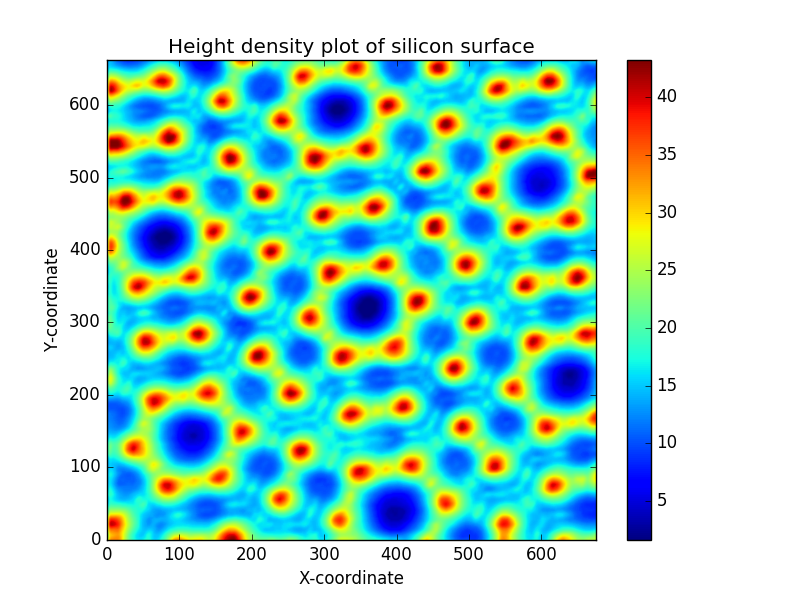

Write the Python code that produced this figure.
#########################################################################################
#	Computational Physics HW3 Problem 1
#	
#	This program reads from  stm.txt, which contains height values of a silicon surface, 
# 	and creates a density plot. 
#
#
#	Written by Jacqueline Antwi-Danso 02/17
#########################################################################################
from numpy import loadtxt
from pylab import imshow, show, colorbar, title, xlabel, ylabel

#read from txt file 
grid = loadtxt("stm.txt", float)

#make density plot 
imshow(grid, origin='lower')
title('Height density plot of silicon surface')
xlabel('X-coordinate')
ylabel('Y-coordinate')
colorbar()
show()
